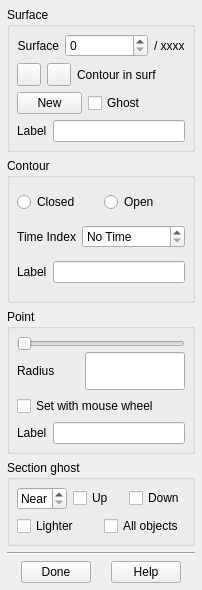
<?xml version="1.0" encoding="UTF-8"?>
<ui version="4.0">
 <class>ContSurfPoint</class>
 <widget class="QWidget" name="ContSurfPoint">
  <property name="geometry">
   <rect>
    <x>0</x>
    <y>0</y>
    <width>202</width>
    <height>590</height>
   </rect>
  </property>
  <property name="focusPolicy">
   <enum>Qt::StrongFocus</enum>
  </property>
  <property name="windowTitle">
   <string>3dmod Surf/Cont/Point</string>
  </property>
  <layout class="QVBoxLayout">
   <property name="spacing">
    <number>6</number>
   </property>
   <property name="margin">
    <number>7</number>
   </property>
   <item>
    <widget class="QGroupBox" name="surfaceGroup">
     <property name="sizePolicy">
      <sizepolicy hsizetype="Preferred" vsizetype="Preferred">
       <horstretch>0</horstretch>
       <verstretch>1</verstretch>
      </sizepolicy>
     </property>
     <property name="title">
      <string>Surface</string>
     </property>
     <layout class="QVBoxLayout">
      <property name="spacing">
       <number>6</number>
      </property>
      <property name="margin">
       <number>7</number>
      </property>
      <item>
       <layout class="QHBoxLayout">
        <property name="spacing">
         <number>6</number>
        </property>
        <property name="margin">
         <number>0</number>
        </property>
        <item>
         <widget class="QLabel" name="TextLabel1">
          <property name="text">
           <string>Surface</string>
          </property>
          <property name="alignment">
           <set>Qt::AlignRight|Qt::AlignTrailing|Qt::AlignVCenter</set>
          </property>
          <property name="wordWrap">
           <bool>false</bool>
          </property>
         </widget>
        </item>
        <item>
         <widget class="QSpinBox" name="surfaceSpinBox">
          <property name="sizePolicy">
           <sizepolicy hsizetype="Minimum" vsizetype="Fixed">
            <horstretch>1</horstretch>
            <verstretch>0</verstretch>
           </sizepolicy>
          </property>
          <property name="focusPolicy">
           <enum>Qt::ClickFocus</enum>
          </property>
          <property name="toolTip">
           <string>Current surface/Enter surface to go to</string>
          </property>
          <property name="keyboardTracking">
           <bool>false</bool>
          </property>
         </widget>
        </item>
        <item>
         <widget class="QLabel" name="surfaceLabel">
          <property name="text">
           <string>/ xxxx</string>
          </property>
          <property name="alignment">
           <set>Qt::AlignLeading|Qt::AlignLeft|Qt::AlignVCenter</set>
          </property>
          <property name="wordWrap">
           <bool>false</bool>
          </property>
         </widget>
        </item>
       </layout>
      </item>
      <item>
       <layout class="QHBoxLayout">
        <property name="spacing">
         <number>6</number>
        </property>
        <property name="margin">
         <number>0</number>
        </property>
        <item>
         <widget class="QToolButton" name="upContButton">
          <property name="sizePolicy">
           <sizepolicy hsizetype="Minimum" vsizetype="Minimum">
            <horstretch>0</horstretch>
            <verstretch>0</verstretch>
           </sizepolicy>
          </property>
          <property name="minimumSize">
           <size>
            <width>0</width>
            <height>0</height>
           </size>
          </property>
          <property name="maximumSize">
           <size>
            <width>100</width>
            <height>100</height>
           </size>
          </property>
          <property name="focusPolicy">
           <enum>Qt::NoFocus</enum>
          </property>
          <property name="toolTip">
           <string>Go to next contour in this surface</string>
          </property>
          <property name="text">
           <string/>
          </property>
          <property name="icon">
           <iconset resource="3dmod.qrc">
            <normaloff>:/images/uparrow.png</normaloff>:/images/uparrow.png</iconset>
          </property>
          <property name="autoRepeat">
           <bool>true</bool>
          </property>
         </widget>
        </item>
        <item>
         <widget class="QToolButton" name="downContButton">
          <property name="focusPolicy">
           <enum>Qt::NoFocus</enum>
          </property>
          <property name="toolTip">
           <string>Go to previous contour in this surface</string>
          </property>
          <property name="text">
           <string/>
          </property>
          <property name="icon">
           <iconset resource="3dmod.qrc">
            <normaloff>:/images/downarrow.png</normaloff>:/images/downarrow.png</iconset>
          </property>
          <property name="autoRepeat">
           <bool>true</bool>
          </property>
         </widget>
        </item>
        <item>
         <widget class="QLabel" name="TextLabel1_2">
          <property name="sizePolicy">
           <sizepolicy hsizetype="Preferred" vsizetype="Preferred">
            <horstretch>0</horstretch>
            <verstretch>0</verstretch>
           </sizepolicy>
          </property>
          <property name="text">
           <string>Contour in surf</string>
          </property>
          <property name="alignment">
           <set>Qt::AlignLeading|Qt::AlignLeft|Qt::AlignVCenter</set>
          </property>
          <property name="wordWrap">
           <bool>false</bool>
          </property>
         </widget>
        </item>
        <item>
         <spacer name="Spacer2">
          <property name="orientation">
           <enum>Qt::Horizontal</enum>
          </property>
          <property name="sizeType">
           <enum>QSizePolicy::Expanding</enum>
          </property>
          <property name="sizeHint" stdset="0">
           <size>
            <width>5</width>
            <height>0</height>
           </size>
          </property>
         </spacer>
        </item>
       </layout>
      </item>
      <item>
       <layout class="QHBoxLayout">
        <property name="spacing">
         <number>6</number>
        </property>
        <property name="margin">
         <number>0</number>
        </property>
        <item>
         <widget class="QPushButton" name="newSurfButton">
          <property name="sizePolicy">
           <sizepolicy hsizetype="Fixed" vsizetype="Fixed">
            <horstretch>0</horstretch>
            <verstretch>0</verstretch>
           </sizepolicy>
          </property>
          <property name="maximumSize">
           <size>
            <width>65</width>
            <height>32767</height>
           </size>
          </property>
          <property name="focusPolicy">
           <enum>Qt::NoFocus</enum>
          </property>
          <property name="toolTip">
           <string>Start new surface</string>
          </property>
          <property name="text">
           <string>New</string>
          </property>
         </widget>
        </item>
        <item>
         <widget class="QCheckBox" name="surfGhostBox">
          <property name="focusPolicy">
           <enum>Qt::NoFocus</enum>
          </property>
          <property name="toolTip">
           <string>Highlight current surface in image display</string>
          </property>
          <property name="text">
           <string>Ghost</string>
          </property>
         </widget>
        </item>
       </layout>
      </item>
      <item>
       <layout class="QHBoxLayout">
        <item>
         <widget class="QLabel" name="TextLabel4_2">
          <property name="text">
           <string>Label</string>
          </property>
          <property name="wordWrap">
           <bool>false</bool>
          </property>
         </widget>
        </item>
        <item>
         <widget class="QLineEdit" name="surfaceLabelEdit">
          <property name="sizePolicy">
           <sizepolicy hsizetype="Expanding" vsizetype="Fixed">
            <horstretch>1</horstretch>
            <verstretch>0</verstretch>
           </sizepolicy>
          </property>
          <property name="focusPolicy">
           <enum>Qt::ClickFocus</enum>
          </property>
          <property name="toolTip">
           <string>Enter a label for this contour</string>
          </property>
         </widget>
        </item>
       </layout>
      </item>
     </layout>
    </widget>
   </item>
   <item>
    <widget class="QGroupBox" name="GroupBox4">
     <property name="sizePolicy">
      <sizepolicy hsizetype="Preferred" vsizetype="Preferred">
       <horstretch>0</horstretch>
       <verstretch>1</verstretch>
      </sizepolicy>
     </property>
     <property name="title">
      <string>Contour</string>
     </property>
     <layout class="QVBoxLayout">
      <property name="spacing">
       <number>6</number>
      </property>
      <property name="margin">
       <number>7</number>
      </property>
      <item>
       <layout class="QHBoxLayout">
        <property name="spacing">
         <number>6</number>
        </property>
        <property name="margin">
         <number>0</number>
        </property>
        <item>
         <widget class="QRadioButton" name="closedRadioButton">
          <property name="focusPolicy">
           <enum>Qt::NoFocus</enum>
          </property>
          <property name="toolTip">
           <string>Make contour closed in closed-type object (hot key O to toggle)</string>
          </property>
          <property name="text">
           <string>Closed</string>
          </property>
         </widget>
        </item>
        <item>
         <widget class="QRadioButton" name="openRadioButton">
          <property name="focusPolicy">
           <enum>Qt::NoFocus</enum>
          </property>
          <property name="toolTip">
           <string>Make contour open in closed-type object (hot key O to toggle)</string>
          </property>
          <property name="text">
           <string>Open</string>
          </property>
         </widget>
        </item>
       </layout>
      </item>
      <item>
       <layout class="QHBoxLayout">
        <property name="spacing">
         <number>6</number>
        </property>
        <property name="margin">
         <number>0</number>
        </property>
        <item>
         <widget class="QLabel" name="TextLabel3">
          <property name="text">
           <string>Time Index</string>
          </property>
          <property name="alignment">
           <set>Qt::AlignRight|Qt::AlignTrailing|Qt::AlignVCenter</set>
          </property>
          <property name="wordWrap">
           <bool>false</bool>
          </property>
         </widget>
        </item>
        <item>
         <widget class="QSpinBox" name="timeSpinBox">
          <property name="sizePolicy">
           <sizepolicy hsizetype="Minimum" vsizetype="Fixed">
            <horstretch>1</horstretch>
            <verstretch>0</verstretch>
           </sizepolicy>
          </property>
          <property name="focusPolicy">
           <enum>Qt::ClickFocus</enum>
          </property>
          <property name="toolTip">
           <string>Set time at which contour is displayed</string>
          </property>
          <property name="specialValueText">
           <string>No Time</string>
          </property>
          <property name="keyboardTracking">
           <bool>false</bool>
          </property>
         </widget>
        </item>
       </layout>
      </item>
      <item>
       <layout class="QHBoxLayout">
        <property name="spacing">
         <number>6</number>
        </property>
        <property name="margin">
         <number>0</number>
        </property>
        <item>
         <widget class="QLabel" name="TextLabel4">
          <property name="text">
           <string>Label</string>
          </property>
          <property name="wordWrap">
           <bool>false</bool>
          </property>
         </widget>
        </item>
        <item>
         <widget class="QLineEdit" name="contourEdit">
          <property name="sizePolicy">
           <sizepolicy hsizetype="Expanding" vsizetype="Fixed">
            <horstretch>1</horstretch>
            <verstretch>0</verstretch>
           </sizepolicy>
          </property>
          <property name="focusPolicy">
           <enum>Qt::ClickFocus</enum>
          </property>
          <property name="toolTip">
           <string>Enter a label for this contour</string>
          </property>
         </widget>
        </item>
       </layout>
      </item>
     </layout>
    </widget>
   </item>
   <item>
    <widget class="QGroupBox" name="GroupBox5">
     <property name="sizePolicy">
      <sizepolicy hsizetype="Preferred" vsizetype="Preferred">
       <horstretch>0</horstretch>
       <verstretch>1</verstretch>
      </sizepolicy>
     </property>
     <property name="title">
      <string>Point</string>
     </property>
     <layout class="QVBoxLayout">
      <property name="spacing">
       <number>6</number>
      </property>
      <property name="margin">
       <number>7</number>
      </property>
      <item>
       <layout class="QVBoxLayout">
        <property name="spacing">
         <number>1</number>
        </property>
        <property name="margin">
         <number>0</number>
        </property>
        <item>
         <widget class="QSlider" name="pointSizeSlider">
          <property name="focusPolicy">
           <enum>Qt::NoFocus</enum>
          </property>
          <property name="toolTip">
           <string>Adjust individual point radius (in unbinned pixels)</string>
          </property>
          <property name="maximum">
           <number>500</number>
          </property>
          <property name="pageStep">
           <number>5</number>
          </property>
          <property name="orientation">
           <enum>Qt::Horizontal</enum>
          </property>
         </widget>
        </item>
        <item>
         <layout class="QHBoxLayout">
          <property name="spacing">
           <number>6</number>
          </property>
          <property name="margin">
           <number>0</number>
          </property>
          <item>
           <widget class="QLabel" name="TextLabel5">
            <property name="sizePolicy">
             <sizepolicy hsizetype="Preferred" vsizetype="Preferred">
              <horstretch>0</horstretch>
              <verstretch>0</verstretch>
             </sizepolicy>
            </property>
            <property name="text">
             <string>Radius</string>
            </property>
            <property name="alignment">
             <set>Qt::AlignLeading|Qt::AlignLeft|Qt::AlignVCenter</set>
            </property>
            <property name="wordWrap">
             <bool>false</bool>
            </property>
           </widget>
          </item>
          <item>
           <widget class="QLineEdit" name="pointSizeEdit">
            <property name="sizePolicy">
             <sizepolicy hsizetype="Fixed" vsizetype="Fixed">
              <horstretch>0</horstretch>
              <verstretch>0</verstretch>
             </sizepolicy>
            </property>
            <property name="maximumSize">
             <size>
              <width>100</width>
              <height>32767</height>
             </size>
            </property>
            <property name="focusPolicy">
             <enum>Qt::ClickFocus</enum>
            </property>
            <property name="toolTip">
             <string>Enter individual point radius (in unbinned pixels)</string>
            </property>
            <property name="alignment">
             <set>Qt::AlignRight</set>
            </property>
           </widget>
          </item>
         </layout>
        </item>
       </layout>
      </item>
      <item>
       <widget class="QCheckBox" name="mouseSizeBox">
        <property name="toolTip">
         <string>Use mouse wheel to adjust size of current point</string>
        </property>
        <property name="text">
         <string>Set with mouse wheel</string>
        </property>
       </widget>
      </item>
      <item>
       <layout class="QHBoxLayout">
        <property name="spacing">
         <number>6</number>
        </property>
        <property name="margin">
         <number>0</number>
        </property>
        <item>
         <widget class="QLabel" name="TextLabel6">
          <property name="text">
           <string>Label</string>
          </property>
          <property name="wordWrap">
           <bool>false</bool>
          </property>
         </widget>
        </item>
        <item>
         <widget class="QLineEdit" name="pointLabelEdit">
          <property name="sizePolicy">
           <sizepolicy hsizetype="Expanding" vsizetype="Fixed">
            <horstretch>1</horstretch>
            <verstretch>0</verstretch>
           </sizepolicy>
          </property>
          <property name="focusPolicy">
           <enum>Qt::ClickFocus</enum>
          </property>
          <property name="toolTip">
           <string>Set label for individual point</string>
          </property>
         </widget>
        </item>
       </layout>
      </item>
     </layout>
    </widget>
   </item>
   <item>
    <widget class="QGroupBox" name="GroupBox6">
     <property name="sizePolicy">
      <sizepolicy hsizetype="MinimumExpanding" vsizetype="Preferred">
       <horstretch>0</horstretch>
       <verstretch>0</verstretch>
      </sizepolicy>
     </property>
     <property name="title">
      <string>Section ghost</string>
     </property>
     <layout class="QVBoxLayout">
      <property name="spacing">
       <number>6</number>
      </property>
      <property name="margin">
       <number>7</number>
      </property>
      <item>
       <layout class="QHBoxLayout">
        <item>
         <widget class="QSpinBox" name="ghostSpinBox">
          <property name="focusPolicy">
           <enum>Qt::ClickFocus</enum>
          </property>
          <property name="toolTip">
           <string>Set number of sections away that ghosts will display (Near for nearest section with contours)</string>
          </property>
          <property name="specialValueText">
           <string>Near</string>
          </property>
          <property name="keyboardTracking">
           <bool>false</bool>
          </property>
          <property name="minimum">
           <number>0</number>
          </property>
          <property name="maximum">
           <number>501</number>
          </property>
         </widget>
        </item>
        <item>
         <widget class="QCheckBox" name="upGhostBox">
          <property name="focusPolicy">
           <enum>Qt::NoFocus</enum>
          </property>
          <property name="toolTip">
           <string>Display ghost contours onto following sections</string>
          </property>
          <property name="text">
           <string>Up</string>
          </property>
         </widget>
        </item>
        <item>
         <widget class="QCheckBox" name="downGhostBox">
          <property name="focusPolicy">
           <enum>Qt::NoFocus</enum>
          </property>
          <property name="toolTip">
           <string>Display ghost contours onto preceding sections</string>
          </property>
          <property name="text">
           <string>Down</string>
          </property>
         </widget>
        </item>
       </layout>
      </item>
      <item>
       <layout class="QHBoxLayout">
        <item>
         <widget class="QCheckBox" name="lighterGhostBox">
          <property name="focusPolicy">
           <enum>Qt::NoFocus</enum>
          </property>
          <property name="toolTip">
           <string>Display ghost contours as lighter instead of darker color</string>
          </property>
          <property name="text">
           <string>Lighter</string>
          </property>
         </widget>
        </item>
        <item>
         <widget class="QCheckBox" name="allObjGhostBox">
          <property name="focusPolicy">
           <enum>Qt::NoFocus</enum>
          </property>
          <property name="toolTip">
           <string>Show ghosts for all objects, not just current object</string>
          </property>
          <property name="text">
           <string>All objects</string>
          </property>
         </widget>
        </item>
       </layout>
      </item>
     </layout>
    </widget>
   </item>
   <item>
    <widget class="Line" name="Line1">
     <property name="frameShape">
      <enum>QFrame::HLine</enum>
     </property>
     <property name="frameShadow">
      <enum>QFrame::Sunken</enum>
     </property>
    </widget>
   </item>
   <item>
    <layout class="QHBoxLayout">
     <property name="spacing">
      <number>6</number>
     </property>
     <property name="margin">
      <number>0</number>
     </property>
     <item>
      <widget class="QPushButton" name="doneButton">
       <property name="sizePolicy">
        <sizepolicy hsizetype="Fixed" vsizetype="Fixed">
         <horstretch>0</horstretch>
         <verstretch>0</verstretch>
        </sizepolicy>
       </property>
       <property name="maximumSize">
        <size>
         <width>70</width>
         <height>32767</height>
        </size>
       </property>
       <property name="focusPolicy">
        <enum>Qt::NoFocus</enum>
       </property>
       <property name="toolTip">
        <string>Close dialog box</string>
       </property>
       <property name="text">
        <string>Done</string>
       </property>
      </widget>
     </item>
     <item>
      <widget class="QPushButton" name="helpButton">
       <property name="sizePolicy">
        <sizepolicy hsizetype="Fixed" vsizetype="Fixed">
         <horstretch>0</horstretch>
         <verstretch>0</verstretch>
        </sizepolicy>
       </property>
       <property name="maximumSize">
        <size>
         <width>70</width>
         <height>32767</height>
        </size>
       </property>
       <property name="focusPolicy">
        <enum>Qt::NoFocus</enum>
       </property>
       <property name="text">
        <string>Help</string>
       </property>
      </widget>
     </item>
    </layout>
   </item>
  </layout>
 </widget>
 <layoutdefault spacing="6" margin="11"/>
 <resources>
  <include location="3dmod.qrc"/>
 </resources>
 <connections>
  <connection>
   <sender>doneButton</sender>
   <signal>clicked()</signal>
   <receiver>ContSurfPoint</receiver>
   <slot>close()</slot>
   <hints>
    <hint type="sourcelabel">
     <x>20</x>
     <y>20</y>
    </hint>
    <hint type="destinationlabel">
     <x>20</x>
     <y>20</y>
    </hint>
   </hints>
  </connection>
  <connection>
   <sender>helpButton</sender>
   <signal>clicked()</signal>
   <receiver>ContSurfPoint</receiver>
   <slot>helpPressed()</slot>
   <hints>
    <hint type="sourcelabel">
     <x>20</x>
     <y>20</y>
    </hint>
    <hint type="destinationlabel">
     <x>20</x>
     <y>20</y>
    </hint>
   </hints>
  </connection>
  <connection>
   <sender>upContButton</sender>
   <signal>clicked()</signal>
   <receiver>ContSurfPoint</receiver>
   <slot>upContPressed()</slot>
   <hints>
    <hint type="sourcelabel">
     <x>20</x>
     <y>20</y>
    </hint>
    <hint type="destinationlabel">
     <x>20</x>
     <y>20</y>
    </hint>
   </hints>
  </connection>
  <connection>
   <sender>newSurfButton</sender>
   <signal>clicked()</signal>
   <receiver>ContSurfPoint</receiver>
   <slot>newSurfPressed()</slot>
   <hints>
    <hint type="sourcelabel">
     <x>20</x>
     <y>20</y>
    </hint>
    <hint type="destinationlabel">
     <x>20</x>
     <y>20</y>
    </hint>
   </hints>
  </connection>
  <connection>
   <sender>surfGhostBox</sender>
   <signal>toggled(bool)</signal>
   <receiver>ContSurfPoint</receiver>
   <slot>surfGhostToggled(bool)</slot>
   <hints>
    <hint type="sourcelabel">
     <x>20</x>
     <y>20</y>
    </hint>
    <hint type="destinationlabel">
     <x>20</x>
     <y>20</y>
    </hint>
   </hints>
  </connection>
  <connection>
   <sender>closedRadioButton</sender>
   <signal>clicked()</signal>
   <receiver>ContSurfPoint</receiver>
   <slot>closedClicked()</slot>
   <hints>
    <hint type="sourcelabel">
     <x>20</x>
     <y>20</y>
    </hint>
    <hint type="destinationlabel">
     <x>20</x>
     <y>20</y>
    </hint>
   </hints>
  </connection>
  <connection>
   <sender>openRadioButton</sender>
   <signal>clicked()</signal>
   <receiver>ContSurfPoint</receiver>
   <slot>openClicked()</slot>
   <hints>
    <hint type="sourcelabel">
     <x>20</x>
     <y>20</y>
    </hint>
    <hint type="destinationlabel">
     <x>20</x>
     <y>20</y>
    </hint>
   </hints>
  </connection>
  <connection>
   <sender>pointSizeSlider</sender>
   <signal>sliderReleased()</signal>
   <receiver>ContSurfPoint</receiver>
   <slot>pointSliderReleased()</slot>
   <hints>
    <hint type="sourcelabel">
     <x>20</x>
     <y>20</y>
    </hint>
    <hint type="destinationlabel">
     <x>20</x>
     <y>20</y>
    </hint>
   </hints>
  </connection>
  <connection>
   <sender>pointSizeSlider</sender>
   <signal>sliderPressed()</signal>
   <receiver>ContSurfPoint</receiver>
   <slot>pointSliderPressed()</slot>
   <hints>
    <hint type="sourcelabel">
     <x>20</x>
     <y>20</y>
    </hint>
    <hint type="destinationlabel">
     <x>20</x>
     <y>20</y>
    </hint>
   </hints>
  </connection>
  <connection>
   <sender>pointSizeSlider</sender>
   <signal>valueChanged(int)</signal>
   <receiver>ContSurfPoint</receiver>
   <slot>pointSliderChanged(int)</slot>
   <hints>
    <hint type="sourcelabel">
     <x>20</x>
     <y>20</y>
    </hint>
    <hint type="destinationlabel">
     <x>20</x>
     <y>20</y>
    </hint>
   </hints>
  </connection>
  <connection>
   <sender>upGhostBox</sender>
   <signal>toggled(bool)</signal>
   <receiver>ContSurfPoint</receiver>
   <slot>upGhostToggled(bool)</slot>
   <hints>
    <hint type="sourcelabel">
     <x>20</x>
     <y>20</y>
    </hint>
    <hint type="destinationlabel">
     <x>20</x>
     <y>20</y>
    </hint>
   </hints>
  </connection>
  <connection>
   <sender>downGhostBox</sender>
   <signal>toggled(bool)</signal>
   <receiver>ContSurfPoint</receiver>
   <slot>downGhostToggled(bool)</slot>
   <hints>
    <hint type="sourcelabel">
     <x>20</x>
     <y>20</y>
    </hint>
    <hint type="destinationlabel">
     <x>20</x>
     <y>20</y>
    </hint>
   </hints>
  </connection>
  <connection>
   <sender>contourEdit</sender>
   <signal>textChanged(QString)</signal>
   <receiver>ContSurfPoint</receiver>
   <slot>contLabelChanged(QString)</slot>
   <hints>
    <hint type="sourcelabel">
     <x>20</x>
     <y>20</y>
    </hint>
    <hint type="destinationlabel">
     <x>20</x>
     <y>20</y>
    </hint>
   </hints>
  </connection>
  <connection>
   <sender>contourEdit</sender>
   <signal>returnPressed()</signal>
   <receiver>ContSurfPoint</receiver>
   <slot>setFocus()</slot>
   <hints>
    <hint type="sourcelabel">
     <x>20</x>
     <y>20</y>
    </hint>
    <hint type="destinationlabel">
     <x>20</x>
     <y>20</y>
    </hint>
   </hints>
  </connection>
  <connection>
   <sender>pointSizeEdit</sender>
   <signal>returnPressed()</signal>
   <receiver>ContSurfPoint</receiver>
   <slot>setFocus()</slot>
   <hints>
    <hint type="sourcelabel">
     <x>20</x>
     <y>20</y>
    </hint>
    <hint type="destinationlabel">
     <x>20</x>
     <y>20</y>
    </hint>
   </hints>
  </connection>
  <connection>
   <sender>pointSizeEdit</sender>
   <signal>returnPressed()</signal>
   <receiver>ContSurfPoint</receiver>
   <slot>pointSizeEntered()</slot>
   <hints>
    <hint type="sourcelabel">
     <x>20</x>
     <y>20</y>
    </hint>
    <hint type="destinationlabel">
     <x>20</x>
     <y>20</y>
    </hint>
   </hints>
  </connection>
  <connection>
   <sender>pointLabelEdit</sender>
   <signal>returnPressed()</signal>
   <receiver>ContSurfPoint</receiver>
   <slot>setFocus()</slot>
   <hints>
    <hint type="sourcelabel">
     <x>20</x>
     <y>20</y>
    </hint>
    <hint type="destinationlabel">
     <x>20</x>
     <y>20</y>
    </hint>
   </hints>
  </connection>
  <connection>
   <sender>pointLabelEdit</sender>
   <signal>textChanged(QString)</signal>
   <receiver>ContSurfPoint</receiver>
   <slot>pointLabelChanged(QString)</slot>
   <hints>
    <hint type="sourcelabel">
     <x>20</x>
     <y>20</y>
    </hint>
    <hint type="destinationlabel">
     <x>20</x>
     <y>20</y>
    </hint>
   </hints>
  </connection>
  <connection>
   <sender>surfaceSpinBox</sender>
   <signal>valueChanged(int)</signal>
   <receiver>ContSurfPoint</receiver>
   <slot>setFocus()</slot>
   <hints>
    <hint type="sourcelabel">
     <x>20</x>
     <y>20</y>
    </hint>
    <hint type="destinationlabel">
     <x>20</x>
     <y>20</y>
    </hint>
   </hints>
  </connection>
  <connection>
   <sender>surfaceSpinBox</sender>
   <signal>valueChanged(int)</signal>
   <receiver>ContSurfPoint</receiver>
   <slot>surfaceChanged(int)</slot>
   <hints>
    <hint type="sourcelabel">
     <x>20</x>
     <y>20</y>
    </hint>
    <hint type="destinationlabel">
     <x>20</x>
     <y>20</y>
    </hint>
   </hints>
  </connection>
  <connection>
   <sender>timeSpinBox</sender>
   <signal>valueChanged(int)</signal>
   <receiver>ContSurfPoint</receiver>
   <slot>setFocus()</slot>
   <hints>
    <hint type="sourcelabel">
     <x>20</x>
     <y>20</y>
    </hint>
    <hint type="destinationlabel">
     <x>20</x>
     <y>20</y>
    </hint>
   </hints>
  </connection>
  <connection>
   <sender>timeSpinBox</sender>
   <signal>valueChanged(int)</signal>
   <receiver>ContSurfPoint</receiver>
   <slot>timeChanged(int)</slot>
   <hints>
    <hint type="sourcelabel">
     <x>20</x>
     <y>20</y>
    </hint>
    <hint type="destinationlabel">
     <x>20</x>
     <y>20</y>
    </hint>
   </hints>
  </connection>
  <connection>
   <sender>ghostSpinBox</sender>
   <signal>valueChanged(int)</signal>
   <receiver>ContSurfPoint</receiver>
   <slot>setFocus()</slot>
   <hints>
    <hint type="sourcelabel">
     <x>20</x>
     <y>20</y>
    </hint>
    <hint type="destinationlabel">
     <x>20</x>
     <y>20</y>
    </hint>
   </hints>
  </connection>
  <connection>
   <sender>ghostSpinBox</sender>
   <signal>valueChanged(int)</signal>
   <receiver>ContSurfPoint</receiver>
   <slot>ghostChanged(int)</slot>
   <hints>
    <hint type="sourcelabel">
     <x>20</x>
     <y>20</y>
    </hint>
    <hint type="destinationlabel">
     <x>20</x>
     <y>20</y>
    </hint>
   </hints>
  </connection>
  <connection>
   <sender>downContButton</sender>
   <signal>clicked()</signal>
   <receiver>ContSurfPoint</receiver>
   <slot>downContPressed()</slot>
   <hints>
    <hint type="sourcelabel">
     <x>20</x>
     <y>20</y>
    </hint>
    <hint type="destinationlabel">
     <x>20</x>
     <y>20</y>
    </hint>
   </hints>
  </connection>
  <connection>
   <sender>allObjGhostBox</sender>
   <signal>toggled(bool)</signal>
   <receiver>ContSurfPoint</receiver>
   <slot>allObjGhostToggled(bool)</slot>
   <hints>
    <hint type="sourcelabel">
     <x>20</x>
     <y>20</y>
    </hint>
    <hint type="destinationlabel">
     <x>20</x>
     <y>20</y>
    </hint>
   </hints>
  </connection>
  <connection>
   <sender>lighterGhostBox</sender>
   <signal>toggled(bool)</signal>
   <receiver>ContSurfPoint</receiver>
   <slot>lighterGhostToggled(bool)</slot>
   <hints>
    <hint type="sourcelabel">
     <x>20</x>
     <y>20</y>
    </hint>
    <hint type="destinationlabel">
     <x>20</x>
     <y>20</y>
    </hint>
   </hints>
  </connection>
  <connection>
   <sender>surfaceLabelEdit</sender>
   <signal>textChanged(QString)</signal>
   <receiver>ContSurfPoint</receiver>
   <slot>surfLabelChanged(QString)</slot>
   <hints>
    <hint type="sourcelabel">
     <x>20</x>
     <y>20</y>
    </hint>
    <hint type="destinationlabel">
     <x>20</x>
     <y>20</y>
    </hint>
   </hints>
  </connection>
  <connection>
   <sender>mouseSizeBox</sender>
   <signal>toggled(bool)</signal>
   <receiver>ContSurfPoint</receiver>
   <slot>mouseSizeToggled(bool)</slot>
   <hints>
    <hint type="sourcelabel">
     <x>20</x>
     <y>20</y>
    </hint>
    <hint type="destinationlabel">
     <x>20</x>
     <y>20</y>
    </hint>
   </hints>
  </connection>
 </connections>
</ui>
